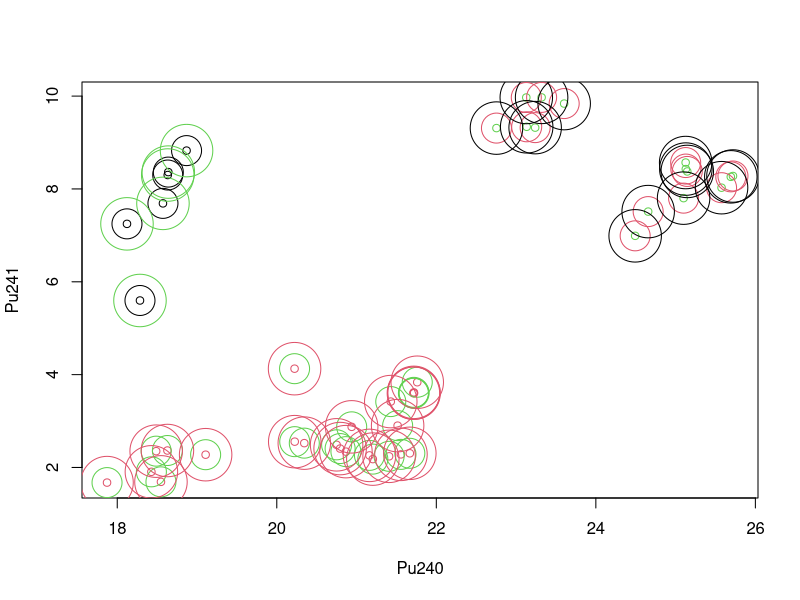

Reproduce this figure in R.
#install.packages("cluster")
library(cluster)

data(pluton)
pluton <- pluton[,-c(1,2)]
cl <- kmeans(pluton, 3, iter.max = 1)
plot(pluton,col = cl$cluster)
cl2 <- kmeans(pluton, 3, iter.max = 1000)
points(pluton, col = cl2$cluster, cex = 4)
cl3 <- kmeans(pluton, 3, iter.max = 2000)
points(pluton, col = cl3$cluster, cex = 7)

